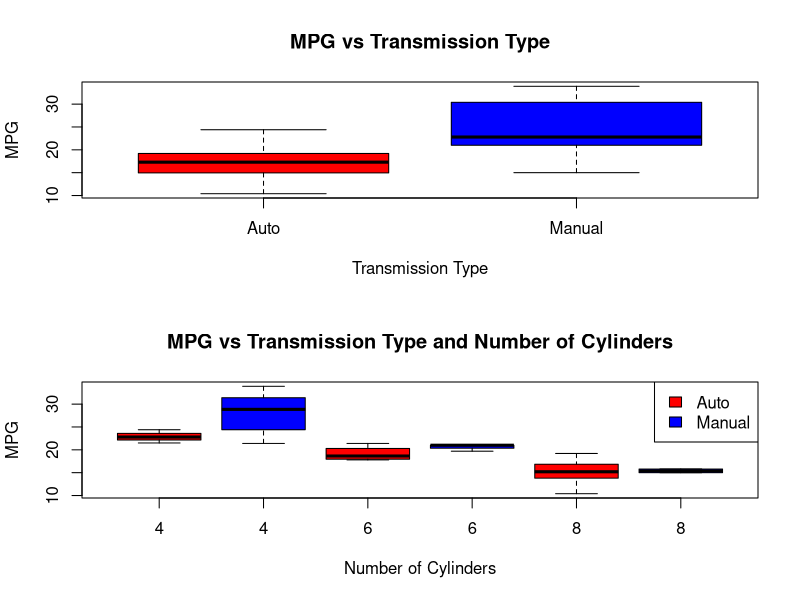
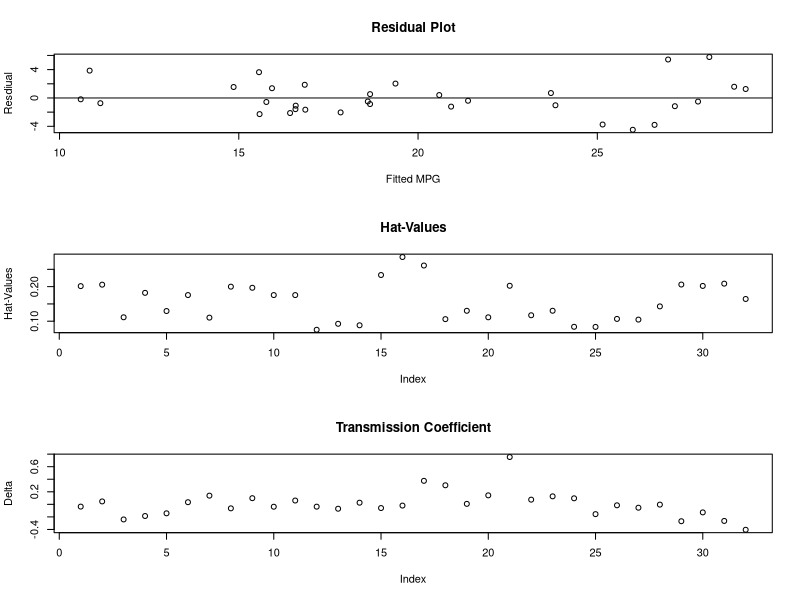

Reproduce these figures in R, in order.
## ---- chunk 1
knitr::opts_chunk$set(echo = TRUE)
## ---- chunk 2
# Loads the data for analysis and formats cyl and am to factors, gear and carb to integers
df <-mtcars
df$cyl<-as.factor(df$cyl)
df$am<-as.factor(df$am)
df$vs<-as.factor(df$vs)
df$gear<-as.integer(df$gear)
df$carb<-as.integer(df$carb)
## ---- chunk 3
fit_min<-lm(mpg~am,data=df)
fit_max<-lm(mpg~.,data=df)
fit_cyl<-lm(mpg~am+cyl,data=df)
fit_drat<-lm(mpg~am+drat,data=df)
fit_drat_cyl<-lm(mpg~am+drat+cyl,data=df)
fit_wt<-lm(mpg~am+wt,data=df)
fit_wt_cyl<-lm(mpg~am+wt+cyl,data=df)
fit_wt_cyl_disp<-lm(mpg~am+wt+cyl+disp,data=df)
fit_wt_cyl_hp<-lm(mpg~am+wt+cyl+hp,data=df)
fit_wt_cyl_vs<-lm(mpg~am+wt+cyl+vs,data=df)
fit_wt_vs<-lm(mpg~am+vs,data=df)
## ---- chunk 4
round(summary(fit_wt_cyl)$coef,3)
## ---- chunk 5
par(mfcol=c(2,1))
boxplot(mpg~am,data=df,main="MPG vs Transmission Type",xlab = "Transmission Type",ylab = "MPG",names=c("Auto","Manual"),col=c("red","blue"))
boxplot(mpg~am+cyl,data=df,main="MPG vs Transmission Type and Number of Cylinders",xlab = "Number of Cylinders",ylab = "MPG",col=c("red","blue"),names=c("4","4","6","6","8","8"))
legend("topright",legend = c("Auto","Manual"),fill =c("red","blue"))
## ---- chunk 6
round(cor(mtcars),2)
## ---- chunk 7
library(car)
round(vif(fit_max)[,3],2)
## ---- chunk 8
q<-data.frame(model="cyl",r.squared=summary(fit_cyl)$r.squared,adj.r.squared=summary(fit_cyl)$adj.r.squared)
q<-rbind(q,c("drat",r.squared=summary(fit_drat)$r.squared,adj.r.squared=summary(fit_drat)$adj.r.squared))
q<-rbind(q,c("drat_cyl",r.squared=summary(fit_drat_cyl)$r.squared,adj.r.squared=summary(fit_drat_cyl)$adj.r.squared))
q<-rbind(q,c("max",r.squared=summary(fit_max)$r.squared,adj.r.squared=summary(fit_max)$adj.r.squared))
q<-rbind(q,c("min",r.squared=summary(fit_min)$r.squared,adj.r.squared=summary(fit_min)$adj.r.squared))
q<-rbind(q,c("wt",r.squared=summary(fit_wt)$r.squared,adj.r.squared=summary(fit_wt)$adj.r.squared))
q<-rbind(q,c("wt_cyl",r.squared=summary(fit_wt_cyl)$r.squared,adj.r.squared=summary(fit_wt_cyl)$adj.r.squared))
q<-rbind(q,c("wt_cyl_disp",r.squared=summary(fit_wt_cyl_disp)$r.squared,adj.r.squared=summary(fit_wt_cyl_disp)$adj.r.squared))
q<-rbind(q,c("wt_cyl_hp",r.squared=summary(fit_wt_cyl_hp)$r.squared,adj.r.squared=summary(fit_wt_cyl_hp)$adj.r.squared))
q<-rbind(q,c("wt_cyl_vs",r.squared=summary(fit_wt_cyl_vs)$r.squared,adj.r.squared=summary(fit_wt_cyl_vs)$adj.r.squared))
q<-rbind(q,c("wt_vs",r.squared=summary(fit_wt_vs)$r.squared,adj.r.squared=summary(fit_wt_vs)$adj.r.squared))
q[,c(1,3)]
## ---- chunk 9
anova(fit_min,fit_wt,fit_wt_cyl,fit_wt_cyl_hp)
## ---- chunk 10
par(mfcol=c(3,1))
plot(fitted(fit_wt_cyl),residuals(fit_wt_cyl),main="Residual Plot",xlab="Fitted MPG",ylab="Resdiual")
abline(h=0)
plot(hatvalues(fit_wt_cyl),main="Hat-Values", ylab="Hat-Values")
plot(dfbetas(fit_wt_cyl)[,2],main="Transmission Coefficient",ylab="Delta")
